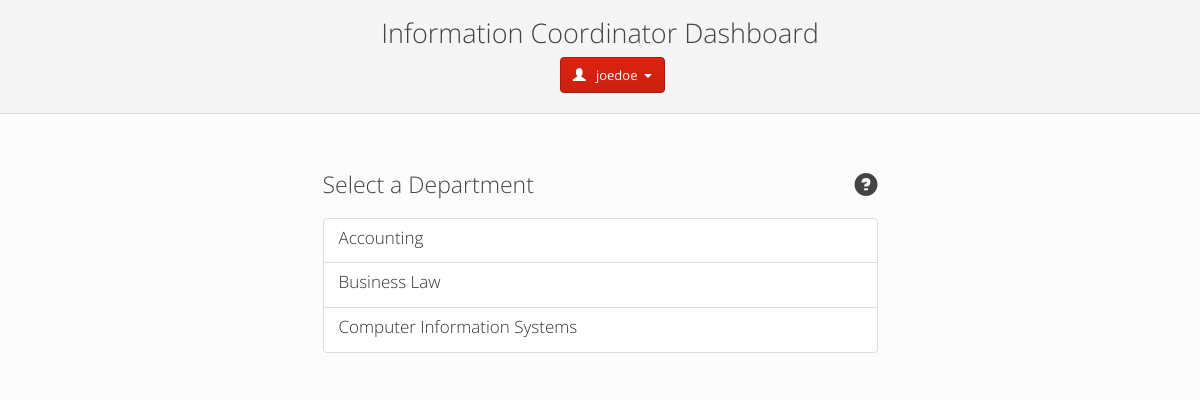
The page /home.php (signed in) on the database its author committed.
### tables this page shows
CREATE TABLE IF NOT EXISTS `user` (
  `id` int(11) NOT NULL AUTO_INCREMENT,
  `username` varchar(255) NOT NULL,
  `password` varchar(255) NOT NULL,
  `nicename` varchar(255) NOT NULL,
  `email` varchar(255) NOT NULL,
  `type` varchar(255) NOT NULL,
  `status` varchar(255) NOT NULL,
  `theme` varchar(255) NOT NULL,
  PRIMARY KEY (`id`),
  UNIQUE KEY `username` (`username`)
);

CREATE TABLE IF NOT EXISTS `access_department` (
  `id` int(11) NOT NULL AUTO_INCREMENT,
  `user_id` int(11) NOT NULL,
  `department_id` int(11) NOT NULL,
  PRIMARY KEY (`id`),
  KEY `user_id` (`user_id`),
  KEY `department_id` (`department_id`)
);

CREATE TABLE IF NOT EXISTS `department` (
  `id` int(11) NOT NULL AUTO_INCREMENT,
  `name` varchar(255) NOT NULL,
  `prefix` varchar(10) DEFAULT NULL,
  `office` varchar(255) NOT NULL,
  PRIMARY KEY (`id`)
);

### dao/dao.php (called while the page is built, shortened)
<?php
require('dao_editor.php');
function connect_db() {
	$prod = false;
	$host = "";
	$username = "";
	$password = "";
	$db = "";
	if ($prod) {
	}
	else {
		$connection_array = parse_ini_file("connection.ini");
        $host = $connection_array['host'];
        $username = $connection_array['username'];
        $password = $connection_array['password'];
        $db = $connection_array['db'];
	}
	$link = new mysqli($host, $username, $password, $db) or trigger_error($link->error);
	return $link;
}
function getUserObject($userid) {
	$theUser = null;
	$link = connect_db();
	$sql = "SELECT * FROM user WHERE id = ? LIMIT 1";
	$stmt = $link->stmt_init();
	$stmt->prepare($sql);
	$stmt->bind_param('i', $userid);
	$stmt->execute();
	$result = $stmt->get_result();
	while ($user = $result->fetch_object("User")) {
		$theUser = $user;
	}
	return $theUser;
}
?>

### dao/dao_editor.php (called while the page is built, shortened)
<?php
function getAccessedDepartments($userid) {
    $departments = array();
    $link = connect_db();
    $sql = "SELECT * FROM `access_department`, `department` WHERE `user_id` = ? AND `access_department`.`department_id` = `department`.`id` ORDER BY `department`.`name`";
    $stmt = $link->stmt_init();
    $stmt->prepare($sql);
    $stmt->bind_param('i', $userid);
    $stmt->execute();
    $result = $stmt->get_result();
    while ($row = $result->fetch_array(MYSQLI_BOTH)) {
        $department['id'] = $row['department_id'];
        $department['name'] = $row['name'];
		$department['prefix'] = $row['prefix'];
        array_push($departments, $department);
    }
    return $departments;
}
?>

### views/editor/editor-department.php (the view, shortened to what this page needs)
<?php
if (!isset($redir)) {
    require("header.php");
}
?>
<div class="container-body">
    <div class="container-fluid">
        <div class="container-body">
            <div class="view" id="view-department">
                <div class="row">
                    <div class="col-sm-6 col-sm-offset-3" id="container-department">
						<h3 style="margin-bottom: 20px;">Select a Department <span class="glyphicon glyphicon-question-sign pull-right" rel="tooltip" data-toggle="tooltip" data-placement="top" title="These are departments you have access to. Click one to load professors and courses."></span></h3>
                        <div class="list-group">
                        <?php
                            $departments = getAccessedDepartments($user->id);
                            foreach ($departments as $department) {
                            ?>
								  <a href="#" class="list-group-item panel-department" departmentid="<?php echo $department['id']; ?>">
									<h4 class="list-group-item-heading"><?php echo $department['name']; ?></h4>
								  </a>
                            <?php
                            }
                        ?>
						</div>
                    </div>
                </div>
            </div>
        </div>
    </div>
</div>
<?php
if (!isset($redir)) {
    require("footer.php");
}
?>

### views/editor/header.php (shortened to what this page needs)
<!doctype html>
<html>
    <head>
        <link rel="stylesheet" href="assets/css/bootstrap/<?php echo $theme; ?>.css" id="bootstrapsource">
        <link rel="stylesheet" href="assets/css/style.css">
        <link rel="stylesheet" href="assets/css/editor.css">
		<link rel="stylesheet" href="assets/css/bootstrap-datetimepicker.min.css">
    </head>
    <body>
		<div class="container-fluid" id="headerBox">
			<center>
			<h2>Information Coordinator Dashboard</h2>
				<nav class="nav-editor">
					<div class="btn-group" style="margin-left: 25px;">
						<button type="button" class="btn btn-primary dropdown-toggle" data-toggle="dropdown">
							<span class="glyphicon glyphicon-user"></span> &nbsp;
							<?php echo $user->username; ?> &nbsp;<span class="caret"></span>
						</button>
					</div>
				</nav>
			</center>
		</div>
        <div class="container-fluid">

### assets/css/style.css (style rules this page uses)
#headerBox { background-color: #f5f5f5; border-bottom: 1px rgb(221, 221, 221) solid; }

### assets/css/editor.css (style rules this page uses)
.nav-editor { padding-bottom: 20px; }
.container-body { padding-top: 20px; }
#container-department, #container-professor, #container-department-courses { transition: all 0.5s ease; }

### rows shown on the page
user: username "joedoe"
access_department: department.name "Accounting"
access_department: department.name "Business Law"
access_department: department.name "Computer Information Systems"
